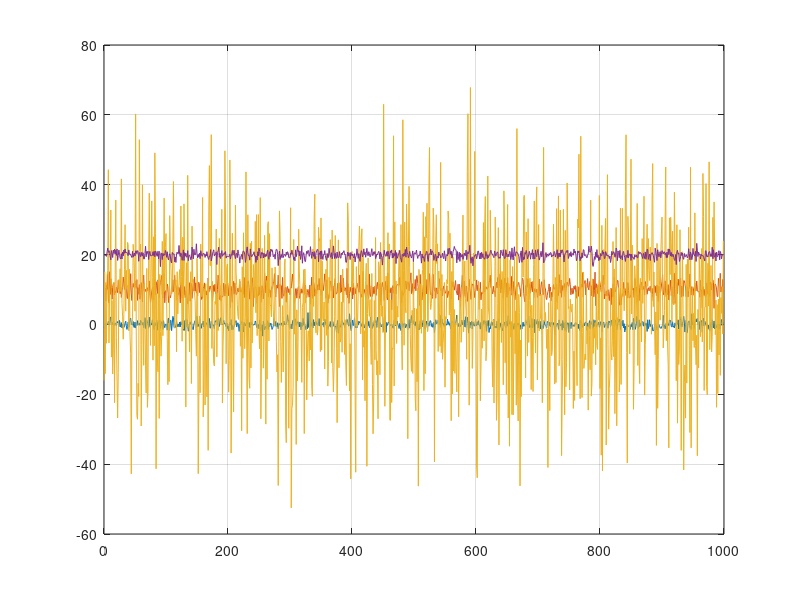

The MATLAB source for this figure:
%
% Problem: To have a second Python script to play with
% Target Users: Me
% Target System: Windows
% Interface: Matlab Command Line
% Functional Requirements: TBD
% Testing: TBD
% Maintainer: Kem White
% Date: 20210621

%  This is a simple Matlab script. I wrote it after Jeff Barton gave the project to the ASPIRE
%   interns to do. They could code this in the programming language of their choice. I used Matlab
%    1. Generate 1000 random numbers with N(0,1), N(10,2), N(5,20), and N(20, 1)
%    2. Output them to a file.
%    3. Open the file and read in the numbers.
%    4. Plot the random numbers after they are read in.
%
outVec=[randn(1000,1), 10+2*randn(1000,1) , 5+20*randn(1000,1) , 20+randn(1000,1)];
fid=fopen('randomNumbers.txt','w');
fprintf(fid,'%10.6f %10.6f %10.6f %10.6f\n',outVec);
fclose('all');

fid=fopen('randomNumbers.txt','r');
inVec=fscanf(fid,'%f', [1000 4]);

absc=(0:1:999)';
plot(absc,inVec(:,1),absc,inVec(:,2));
hold;
plot(absc,inVec(:,3),absc,inVec(:,4));
grid;
fclose('all');
